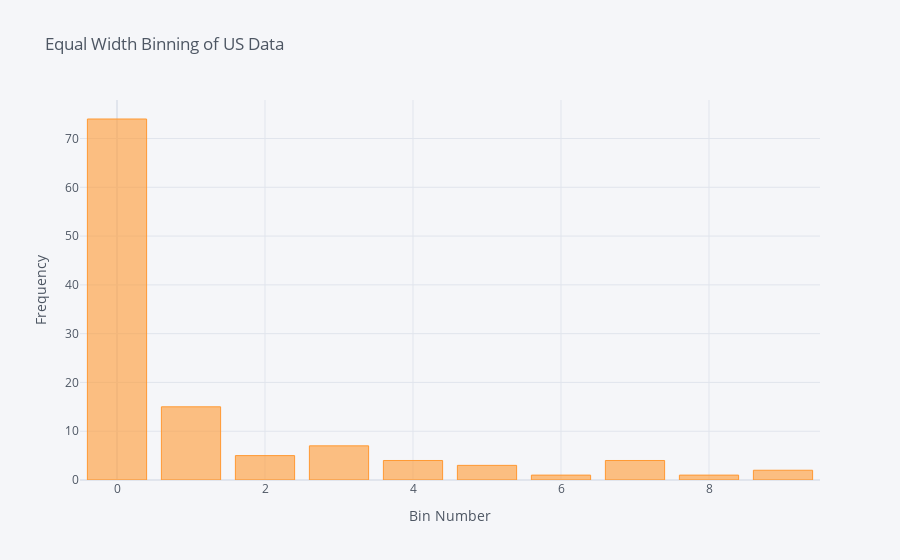

Notebook code for this chart:
### Code cell
#Value counts and sort index functions to count each instance of bin 1-10 and sorting in ascending order
equal_width_df['bin'].value_counts().sort_index().iplot(kind='bar', xTitle = "Bin Number", yTitle = "Frequency", title = "Equal Width Binning of US Data")

### Figure 1 — Plotly figure (JSON) as saved in the notebook; plotly's stock layout.template omitted (floating-point values rounded to 4 significant figures)
{"data": [{"marker": {"color": "rgba(255, 153, 51, 0.6)", "line": {"color": "rgba(255, 153, 51, 1.0)", "width": 1}}, "name": "bin", "orientation": "v", "text": "", "type": "bar", "x": [0, 1, 2, 3, 4, 5, 6, 7, 8, 9], "y": [74, 15, 5, 7, 4, 3, 1, 4, 1, 2]}], "layout": {"legend": {"bgcolor": "#F5F6F9", "font": {"color": "#4D5663"}}, "paper_bgcolor": "#F5F6F9", "plot_bgcolor": "#F5F6F9", "title": {"font": {"color": "#4D5663"}, "text": "Equal Width Binning of US Data"}, "xaxis": {"gridcolor": "#E1E5ED", "showgrid": true, "tickfont": {"color": "#4D5663"}, "title": {"font": {"color": "#4D5663"}, "text": "Bin Number"}, "zerolinecolor": "#E1E5ED"}, "yaxis": {"gridcolor": "#E1E5ED", "showgrid": true, "tickfont": {"color": "#4D5663"}, "title": {"font": {"color": "#4D5663"}, "text": "Frequency"}, "zerolinecolor": "#E1E5ED"}}}
